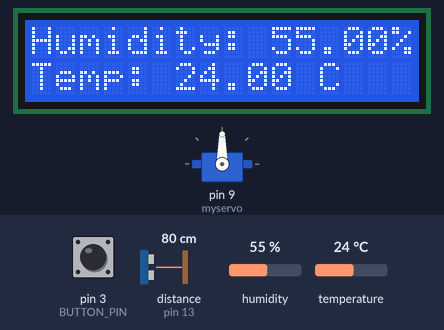
Recording of a sketch running on a simulated Arduino Uno, built with avr-gcc and run on an emulated ATmega328P. Parts: servo, 16×2 character LCD. Inputs (shaded band) come from the test bench; at power-on: pin 3 (BUTTON_PIN) HIGH, distance to the obstacle (sensor on pin 13) 80 cm, humidity 55 %, temperature 24 °C. The echo pulse lasts 58.3 µs per cm; what the sketch prints to the serial monitor is not drawn.

Above: at 1.6 s.
1.7 s: pin 3 (BUTTON_PIN) pulled LOW for 2.95 s
At 5.4 s:
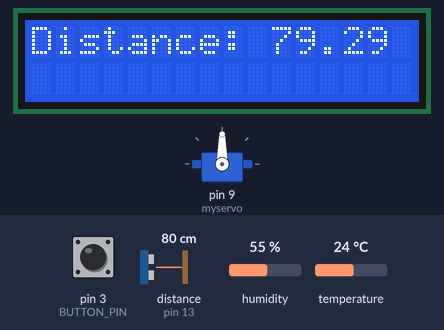
6.6 s: distance to the obstacle (sensor on pin 13) set to 12 cm
At 8.4 s:
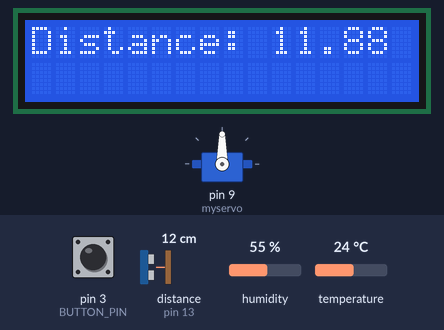
10.0 s: distance to the obstacle (sensor on pin 13) set to 9 cm
At 11.1 s:
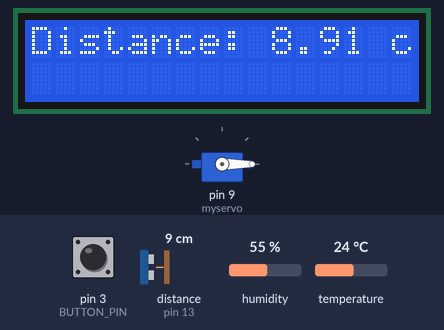
Timing chart, 0 to 13.0 s (numbered marks = the images above; inputs shaded):
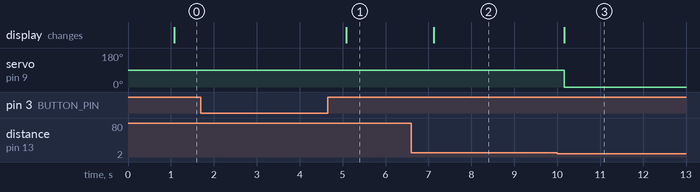

Measured:
- the behaviour switches between 11 and 10 cm on distance to the obstacle (sensor on pin 13) (found by bisection; images 2 and 3)
- after the input at 1.7 s, the display: changes after 3.4 s (image 1)
- after the input at 6.6 s, the display: changes after 0.52 s (image 2)
- after the input at 10.0 s, servo on pin 9 (myservo): 90° → 0° after 0.17 s; the display: changes after 0.17 s (image 3)

The sketch:

SmartEnvironmentMonitor.ino
```cpp
#include <Wire.h>
#include <Servo.h>
#include "DHT.h"
#include <LiquidCrystal_I2C.h>

// Pin Definitions
#define trig 12          // Ultrasonic sensor trigger pin
#define echo 13          // Ultrasonic sensor echo pin
#define DHTPIN 4         // DHT11 data pin
#define DHTTYPE DHT11    // DHT sensor type
#define BUTTON_PIN 3     // Mode toggle button pin (interrupt-enabled)
#define PIR_PIN 7        // PIR motion sensor pin (not used yet)

unsigned long pirPreviousMillis = 0;   // For PIR (reserved for future use)
unsigned long previousMillis = 0;      // Timing for non-blocking delays
const long interval = 1000;            // Delay between sensor reads
const long pirInterval = 500;          // Reserved for future PIR use

long duration;
float distance;

// System states
const int IDLE = 0;
const int MEASURE = 1;
const int DISTANCE = 2;
int state;
int displayMode = MEASURE;             // Initial display mode
volatile bool flag_change_mode = false; // Flag set by button interrupt

Servo myservo;
DHT dht(DHTPIN, DHTTYPE);
LiquidCrystal_I2C lcd(0x27, 16, 2);    // LCD address 0x27, 16 cols, 2 rows

// Interrupt Service Routine (ISR) to toggle display mode on button press
void handleButtonInterrupt() {
    flag_change_mode = true;
}

void setup() {
    pinMode(PIR_PIN, INPUT_PULLUP);         // Optional PIR input
    pinMode(trig, OUTPUT);                  // Trigger pin for ultrasonic
    pinMode(echo, INPUT);                   // Echo pin for ultrasonic
    pinMode(BUTTON_PIN, INPUT_PULLUP);      // Button with pull-up
    attachInterrupt(digitalPinToInterrupt(BUTTON_PIN), handleButtonInterrupt, RISING); // Interrupt on rising edge

    Serial.begin(9600);                     // Initialize serial communication
    myservo.attach(9);                      // Attach servo to pin 9
    lcd.begin();                            // Initialize LCD
    lcd.backlight();                        // Turn on backlight
    dht.begin();                            // Start DHT sensor
    state = IDLE;                           // Start in IDLE state
}

void loop() {
    unsigned long currentMillis = millis(); // Capture current time for non-blocking delay

    if (state == IDLE) {
        if (flag_change_mode) {
            flag_change_mode = false; // Reset interrupt flag

            // Toggle between MEASURE and DISTANCE modes
            if (displayMode == MEASURE) {
                displayMode = DISTANCE;
            } else {
                displayMode = MEASURE;
            }
        }
        state = displayMode; // Update state based on selected display mode
    }

    else if (state == MEASURE) {
        if (currentMillis - previousMillis >= interval) {
            previousMillis = currentMillis;

            // Read DHT sensor
            float h = dht.readHumidity();
            float t = dht.readTemperature();

            // Print to Serial Monitor
            Serial.print("Humidity: ");
            Serial.print(h);
            Serial.print("%, Temperature: ");
            Serial.print(t);
            Serial.println("°C");

            // Display on LCD
            lcd.clear();
            lcd.setCursor(0, 0);
            lcd.print("Humidity: ");
            lcd.print(h);
            lcd.print("%");
            lcd.setCursor(0, 1);
            lcd.print("Temp: ");
            lcd.print(t);
            lcd.print(" C");
        }
        state = IDLE;
    }

    else if (state == DISTANCE) {
        if (currentMillis - previousMillis >= interval) {
            previousMillis = currentMillis;

            // Trigger ultrasonic sensor
            digitalWrite(trig, LOW);
            delayMicroseconds(2);
            digitalWrite(trig, HIGH);
            delayMicroseconds(10);
            digitalWrite(trig, LOW);

            // Read echo and calculate distance
            duration = pulseIn(echo, HIGH);
            distance = (duration * 0.034) / 2;

            // Display distance on LCD
            lcd.clear();
            lcd.setCursor(0, 0);
            lcd.print("Distance: ");
            lcd.print(distance);
            lcd.print(" cm");

            // Servo control based on distance
            if (distance < 10) {
                myservo.write(0); // Close or activate
            } else {
                myservo.write(90); // Open or idle position
            }
        }
        state = IDLE;
    }

    // Remove the stray "1" at the end — not needed
}
```
